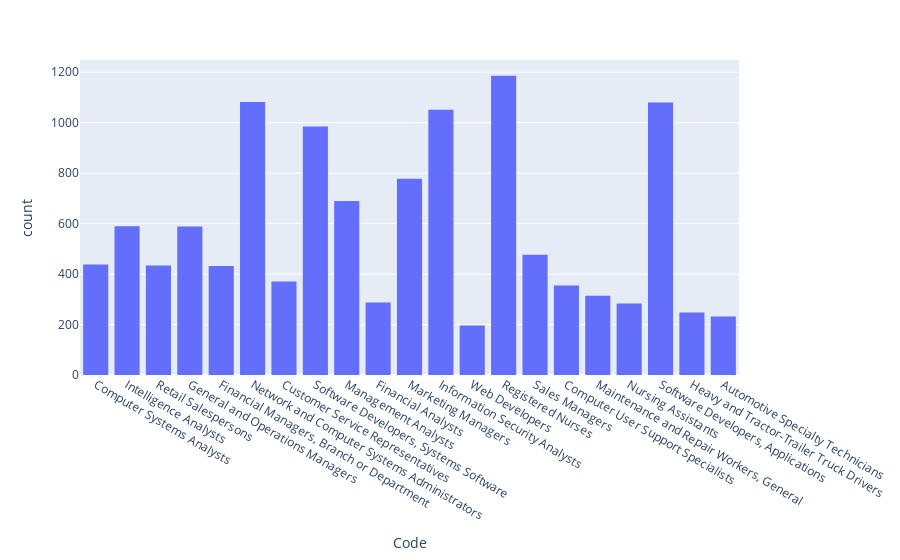

The cell this chart's notebook holds for it:
### Code cell
df.plot.hist(x=label_col)

### Figure 1 — Plotly figure (JSON) as saved in the notebook; plotly's stock layout.template omitted (floating-point values rounded to 4 significant figures; data arrays with more than 128 entries replaced by an {"elided": "..."} marker saying what was removed)
{"data": [{"alignmentgroup": "True", "bingroup": "x", "hovertemplate": "Code=%{x}<br>count=%{y}<extra></extra>", "legendgroup": "", "marker": {"color": "#636efa", "pattern": {"shape": ""}}, "name": "", "offsetgroup": "", "orientation": "v", "showlegend": false, "type": "histogram", "x": {"elided": "12098 str values"}, "xaxis": "x", "yaxis": "y"}], "layout": {"barmode": "relative", "legend": {"tracegroupgap": 0}, "margin": {"t": 60}, "xaxis": {"anchor": "y", "domain": [0, 1], "title": {"text": "Code"}}, "yaxis": {"anchor": "x", "domain": [0, 1], "title": {"text": "count"}}}}
